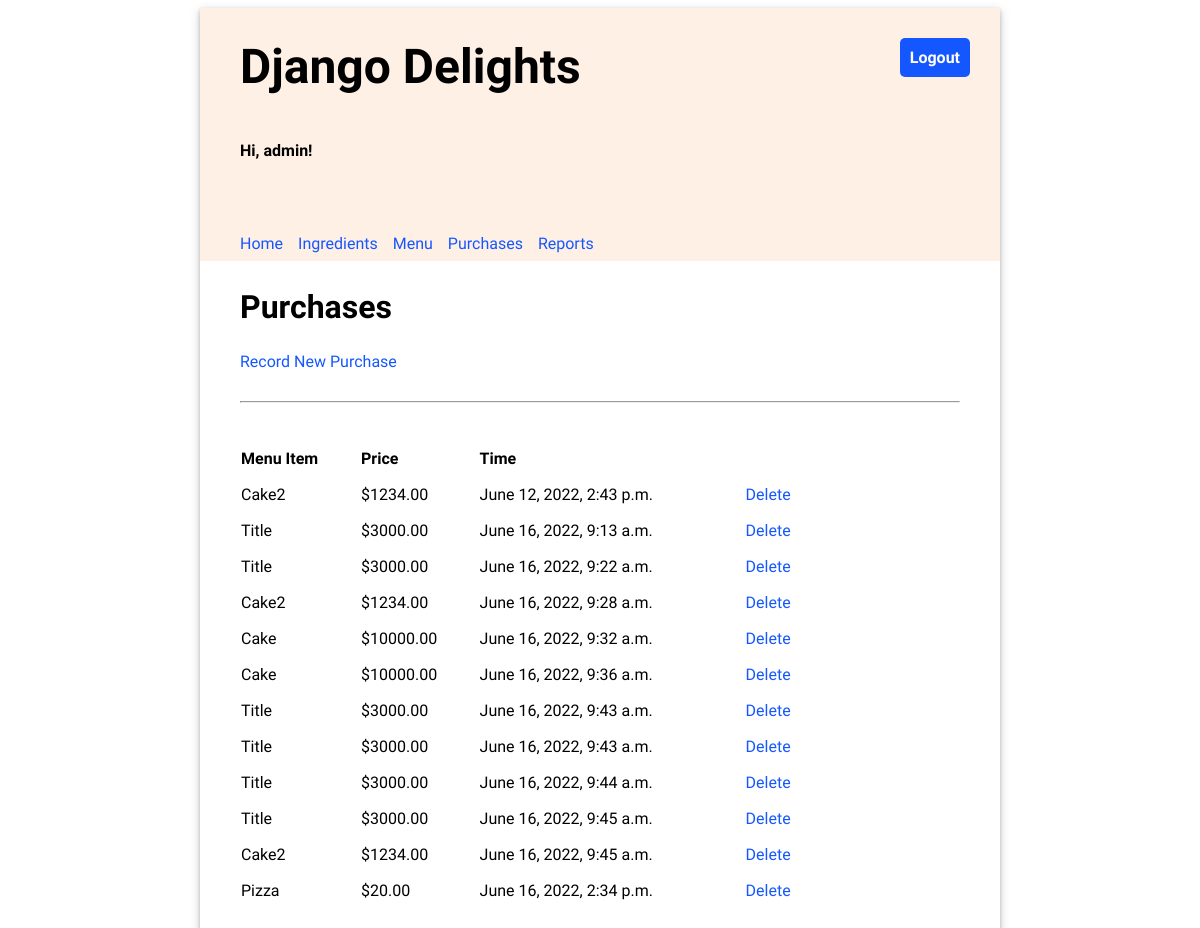
/purchases/ (signed in), run on an earlier commit of the app's database.
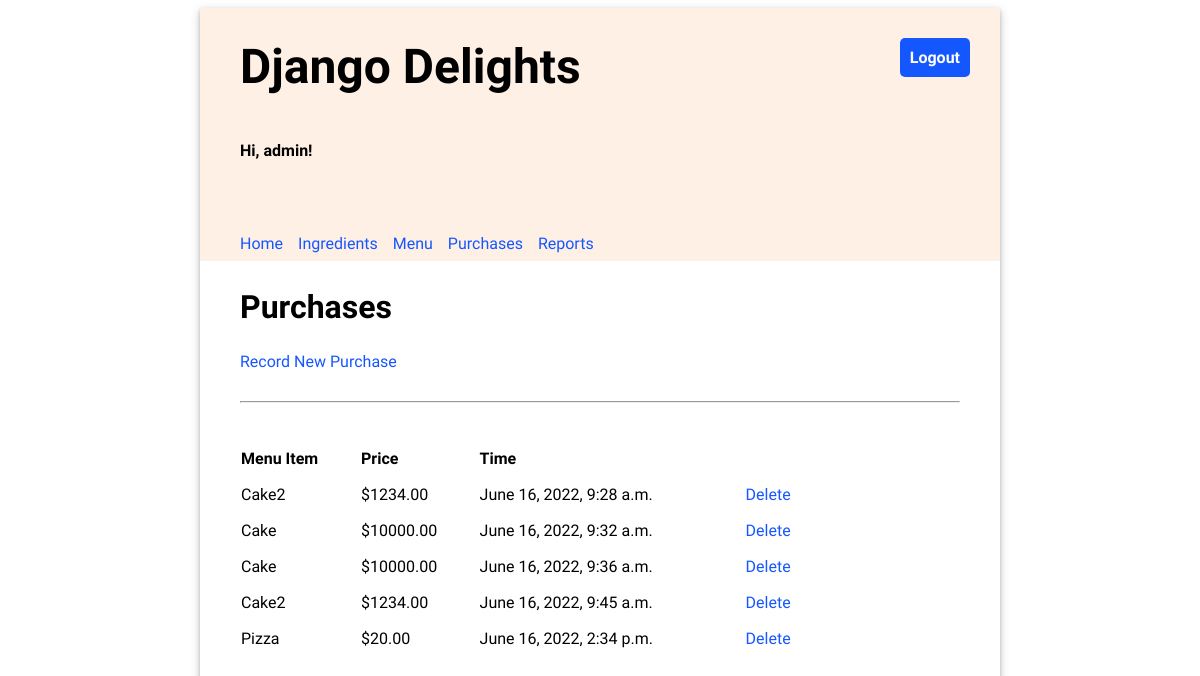
And on a later commit of the database.
### inventory/models.py (models this page shows, shortened)
class Purchase(models.Model):
    id = models.AutoField(primary_key=True)
    menu_item = models.ForeignKey(MenuItem, on_delete=models.CASCADE)
    timestamp = models.DateTimeField(auto_now_add=True)

class MenuItem(models.Model):
    id = models.AutoField(primary_key=True)
    title = models.CharField(max_length=200, unique=True)
    price = models.FloatField(default=0.00)

### inventory/views.py (the view)
# urls.py: path('purchases/', views.PurchasesList.as_view(), name="purchases"),
class PurchasesList(LoginRequiredMixin, generic.ListView):
    model = Purchase
    template_name = 'inventory/purchase_list.html'
    context_object_name = 'object_list'
    def get_context_data(self, **kwargs):
        context = super().get_context_data(**kwargs)
        context['objects'] = Purchase.objects.all()
        return context

### templates/inventory/purchase_list.html (shortened to what this page needs)
{% extends '../base.html' %}
{% load static %}
{% block content %}
    <h2>Purchases</h2>
    <a href="{% url 'inventory:add_purchase' %}">Record New Purchase</a>
    <hr/>
    <table class="inventory-table">
        <thead>
            <tr>
                <th>Menu Item</th>
                <th>Price</th>
                <th>Time</th>
                <th></th>
            </tr>
        </thead>
        <tbody>
        {% for purchase in object_list %}
            <tr>
                <td>{{ purchase.menu_item.title }}</td>
                <td class="price">${{ purchase.menu_item.price|stringformat:".2f" }}</td>
                <td>{{ purchase.timestamp }}</td>
                <td class="price"><a href="{% url 'inventory:delete_purchase' purchase.id %}">Delete</a></td>
            </tr>
        {% endfor %}
        </tbody>
    </table>
{% endblock %}

What changed in the data, as far as the page shows it:
removed Purchase: menu_item "Cake2", menu_item.price "1234.00", timestamp "June 12, 2022, 2:43 p.m."
removed Purchase: menu_item "Title", menu_item.price "3000.00", timestamp "June 16, 2022, 9:13 a.m."
removed Purchase: menu_item "Title", menu_item.price "3000.00", timestamp "June 16, 2022, 9:22 a.m."
removed Purchase: menu_item "Title", menu_item.price "3000.00", timestamp "June 16, 2022, 9:43 a.m."
removed Purchase: menu_item "Title", menu_item.price "3000.00", timestamp "June 16, 2022, 9:43 a.m."
removed Purchase: menu_item "Title", menu_item.price "3000.00", timestamp "June 16, 2022, 9:44 a.m."
removed Purchase: menu_item "Title", menu_item.price "3000.00", timestamp "June 16, 2022, 9:45 a.m."
